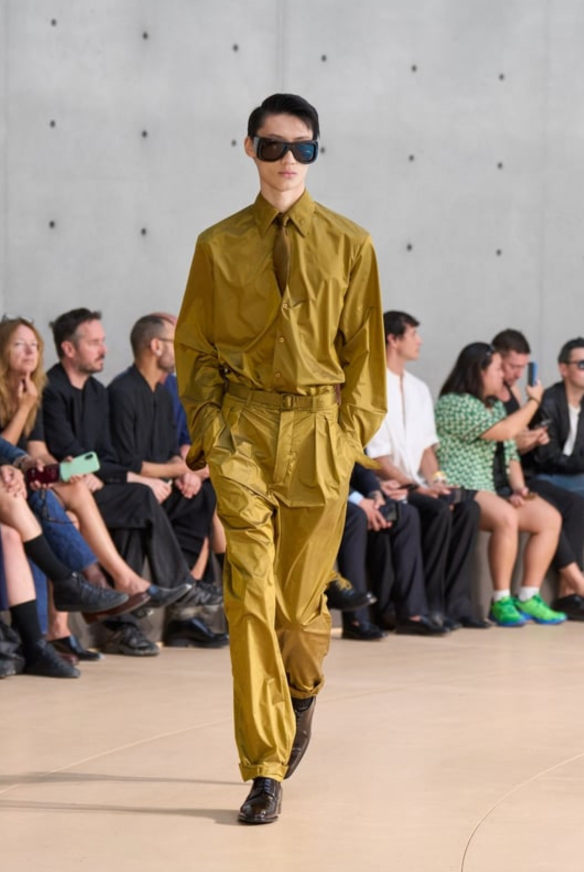
#> input picture docs/cv_test_output/output_color.jpg, 1167 x 1744 px (shown at 1/2 size)
$ python opencv_test.py ../docs/cv_test_output/output_color.jpg
#> lines starting #> are read from the running program, lines starting #| are printed output that depends on the picture
import argparse
from pathlib import Path

import cv2
import numpy as np

def load_image(path: Path) -> np.ndarray:
    if path.is_file():
        image = cv2.imread(str(path))
#> image is the input picture: shape (1744, 1167, 3); mean B, G, R 131.1, 148.3, 164.7
        if image is None:
            raise ValueError(f"Failed to read image: {path}")
        return image

    print(f"Image not found ({path}), using generated test image.")
    height, width = 240, 320
    image = np.zeros((height, width, 3), dtype=np.uint8)
    image[:, : width // 3] = (255, 0, 0)
    image[:, width // 3 : 2 * width // 3] = (0, 255, 0)
    image[:, 2 * width // 3 :] = (0, 0, 255)
    return image


def save_outputs(color: np.ndarray, gray: np.ndarray, output_dir: Path) -> None:
    output_dir.mkdir(parents=True, exist_ok=True)
    color_path = output_dir / "output_color.jpg"
    gray_path = output_dir / "output_gray.jpg"
    cv2.imwrite(str(color_path), color)
    cv2.imwrite(str(gray_path), gray)
    print(f"Saved: {color_path}")
    print(f"Saved: {gray_path}")


def show_windows(color: np.ndarray, gray: np.ndarray) -> None:
    cv2.imshow("Original (BGR)", color)
    cv2.imshow("Grayscale", gray)
    print("Press any key in the image window to close.")
    cv2.waitKey(0)
    cv2.destroyAllWindows()


def main() -> None:
    parser = argparse.ArgumentParser(description="OpenCV read / grayscale / display or save")
    parser.add_argument(
        "image",
        nargs="?",
        default="test.jpg",
        help="Input image path (default: test.jpg)",
    )
    parser.add_argument(
        "--save",
        action="store_true",
        help="Save result images instead of opening windows (use in Docker)",
    )
    parser.add_argument(
        "-o",
        "--output-dir",
        default="output",
        type=Path,
        help="Directory for saved images when using --save (default: output)",
    )
    args = parser.parse_args()

    image_path = Path(args.image)
    color = load_image(image_path)
    gray = cv2.cvtColor(color, cv2.COLOR_BGR2GRAY)
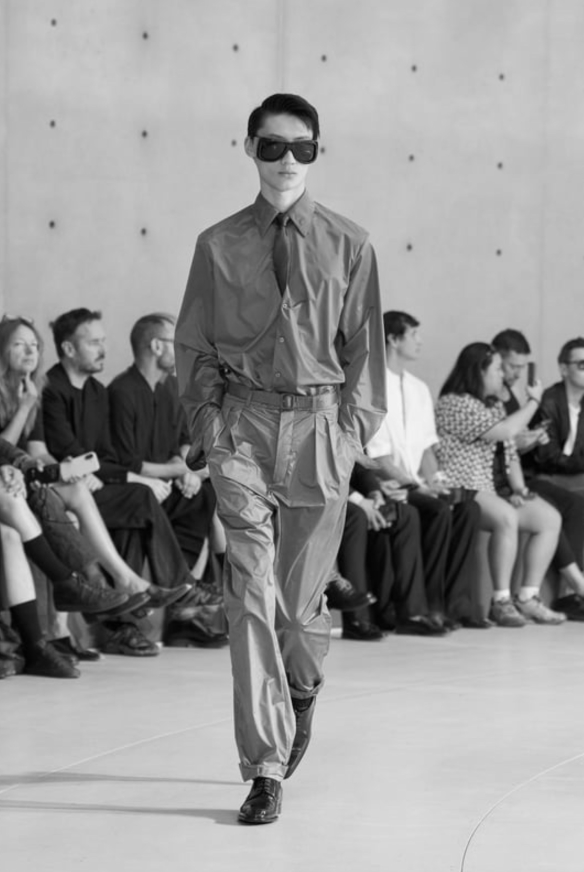
#> gray: shape (1744, 1167) (shown at 1/2 size); min 0, max 247, mean 151.3

    print(f"Input: {image_path.resolve() if image_path.is_file() else image_path}")
    print(f"Shape: color {color.shape}, gray {gray.shape}")
#| Shape: color (1744, 1167, 3), gray (1744, 1167)

    # Docker has no display; save writes files to disk instead of showing picture
    if args.save or not _has_display():
        save_outputs(color, gray, args.output_dir)
    else:
        show_windows(color, gray)


def _has_display() -> bool:
    import os

    return bool(os.environ.get("DISPLAY") or os.environ.get("WAYLAND_DISPLAY"))


if __name__ == "__main__":
    main()

$ run again, with stage3_3dFace/data/samples/face_01.jpg copied over docs/cv_test_output/output_color.jpg
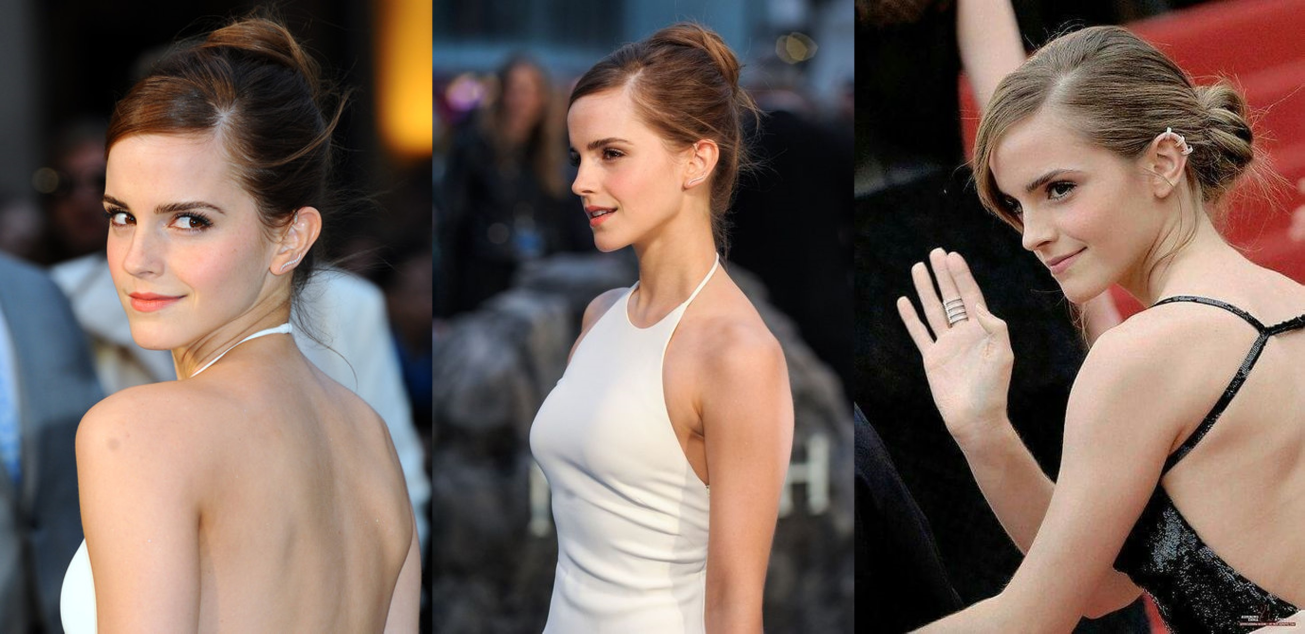
#> input picture stage3_3dFace/data/samples/face_01.jpg, 3913 x 1901 px (shown at 1/3 size)
#> in load_image, image is the input picture: shape (1901, 3913, 3); mean B, G, R 90.1, 98.5, 117.4
#> in main, `gray = cv2.cvtColor(color, cv2.COLOR_BGR2GRAY)`:
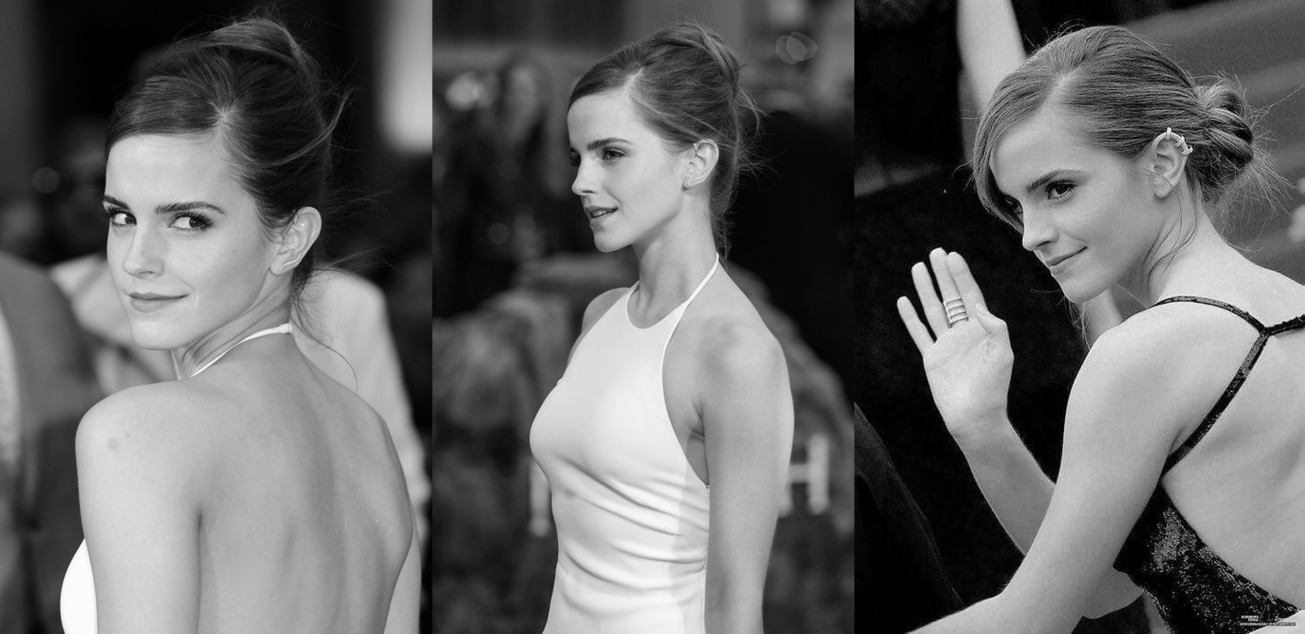
#> gray: shape (1901, 3913) (shown at 1/3 size); min 0, max 255, mean 103.2
#| Shape: color (1901, 3913, 3), gray (1901, 3913)

$ run again, with stage3_3dFace/data/samples/face_03.jpg copied over docs/cv_test_output/output_color.jpg
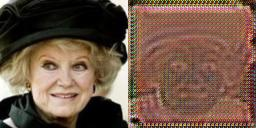
#> input picture stage3_3dFace/data/samples/face_03.jpg, 256 x 128 px
#> in load_image, image is the input picture: shape (128, 256, 3); mean B, G, R 70.7, 86.6, 112.2
#> in main, `gray = cv2.cvtColor(color, cv2.COLOR_BGR2GRAY)`:
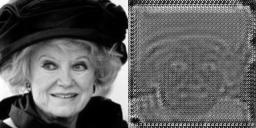
#> gray: shape (128, 256); min 0, max 255, mean 92.4
#| Shape: color (128, 256, 3), gray (128, 256)
